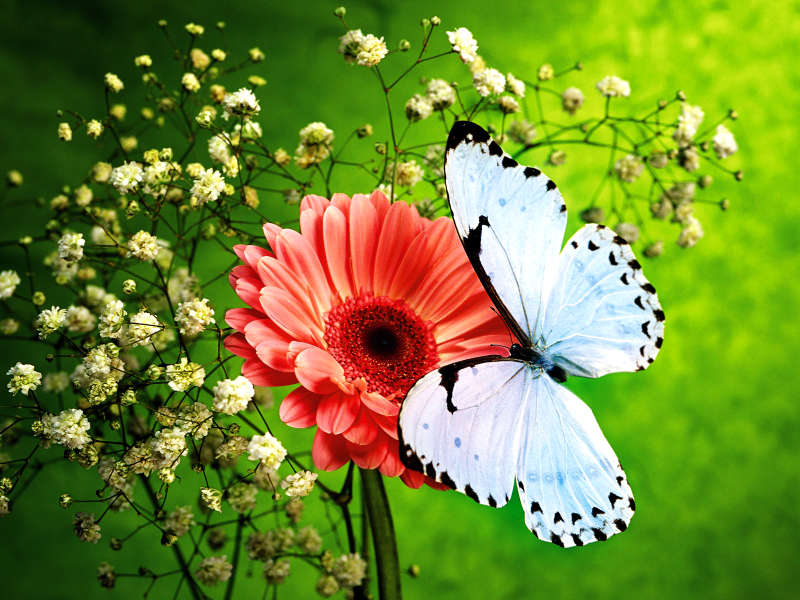
#> input picture mix.jpg, 1600 x 1200 px (shown at 1/2 size)
$ python script14.py
#> lines starting #> are read from the running program, lines starting #| are printed output that depends on the picture; after the words box and inside, x2 and y2 are one past the last pixel; in counts of white or black regions, pixels touching at a corner belong together
### Import OpenCV & numpy #####

import cv2

import numpy as np

import matplotlib.pyplot as plt


### Read an Image #####

img = cv2.imread('mix.jpg')
#> img is the input picture: shape (1200, 1600, 3); mean B, G, R 49.4, 135.8, 114


#####  FILTER AN OBJECT BASED ON COLOUR #####################
H = cv2.cvtColor(img, cv2.COLOR_BGR2HSV)
#> H: shape (1200, 1600, 3); mean H, S, V 46.3, 194.8, 152.4

lower = np.array([90,9,248])
upper = np.array([130,68, 255])

mask = cv2.inRange(H, lower, upper)
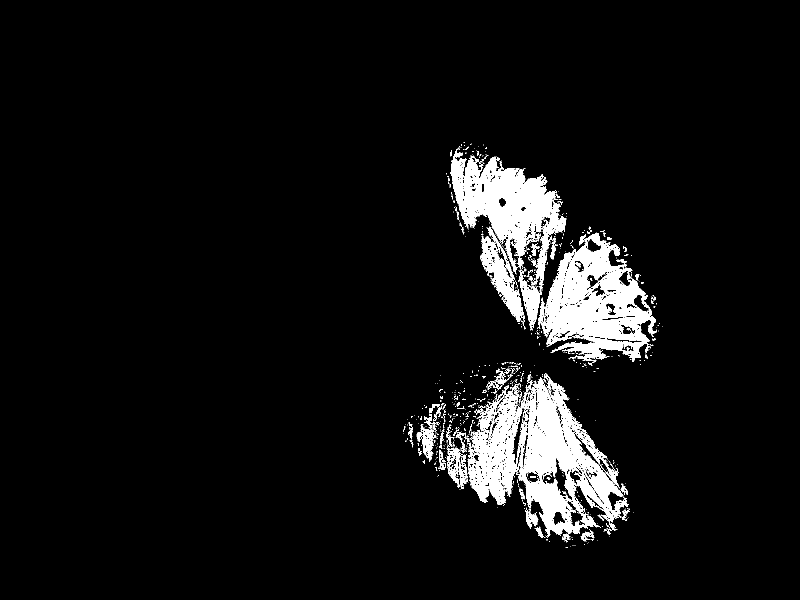
#> mask: shape (1200, 1600) (shown at 1/2 size); 6.2% white; 844 white regions (756 under 20 px), largest, box (x1, y1, x2, y2) and area: (935, 746, 1258, 1076) 43996, (1074, 465, 1314, 726) 31075, (901, 298, 1133, 661) 27285

result = cv2.bitwise_and(img, img, mask = mask)
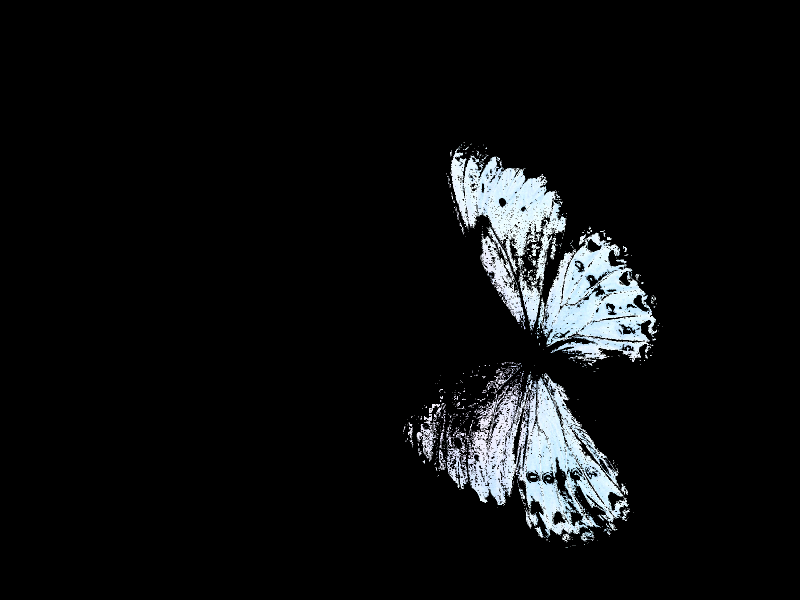
#> result: shape (1200, 1600, 3) (shown at 1/2 size); mean B, G, R 15.6, 14.9, 13.7


########################
cv2.imshow('main', img)
cv2.waitKey(0)

cv2.imshow('mask', mask)
cv2.waitKey(0)

cv2.imshow('result', result)
cv2.waitKey(0)


##Exiting Function######

cv2.destroyAllWindows()
